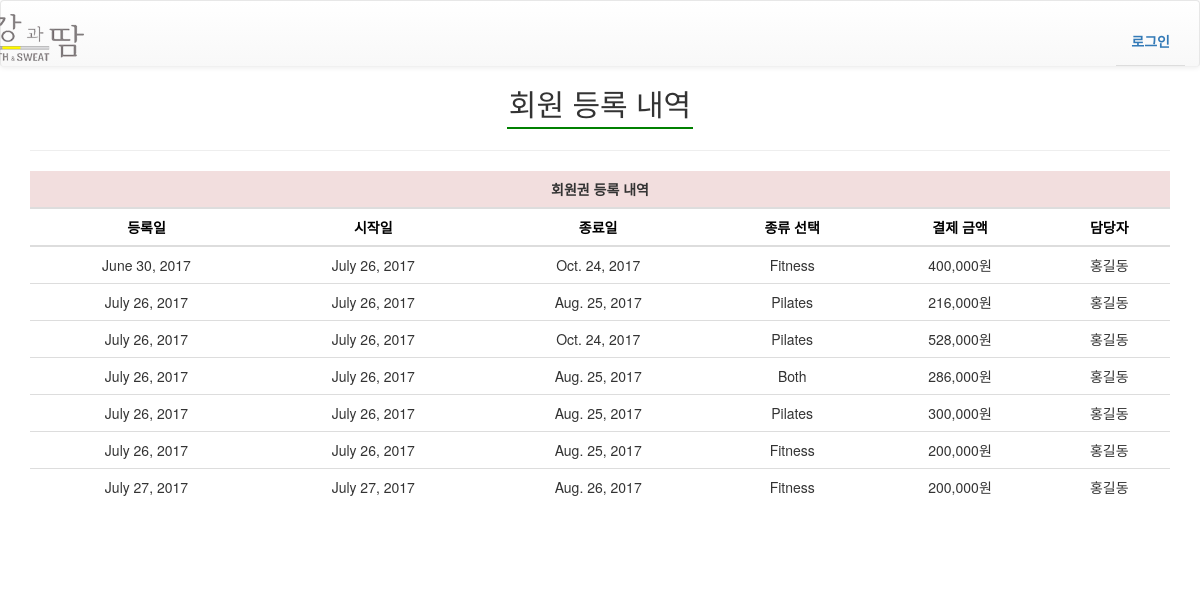
Screenshot of /member_list/member_history/4/ with the database file from the repository.
### staff/models.py (models this page shows)
class MembershipHistory(models.Model):
    user = models.ForeignKey(Member, null=True, verbose_name='회원', related_name='MembershipHistory') #Member
    division = models.CharField(max_length=12, default="신규", verbose_name='회원구분')
    birth = models.DateField(null=True,help_text='Ex) 1980-06-30',verbose_name='생년월일')
    phone_regex = RegexValidator(regex=r'^\d{2,3}-\d{3,4}-\d{4}$', message="휴대폰 양식으로 써주세요.")
    phone_num = models.CharField(validators=[phone_regex], max_length=32, null=True, help_text='Ex) 010-1234-1234',verbose_name='휴대번호')
    address = models.CharField(max_length=64,blank=True, null=True,verbose_name='주소')
    sex = models.CharField(max_length=12, verbose_name='성별',null=True)
    registered_date = models.DateField(blank=True, default=timezone.now, verbose_name='등록일')
    start_date = models.DateField(default=timezone.now, blank=True, verbose_name='시작일')
    end_date = models.DateField(blank=True, verbose_name='회원권종료일')
    staff = models.ForeignKey(settings.AUTH_USER_MODEL, null=True, related_name='history_members', on_delete=models.SET_NULL)
    type_choice = models.CharField(max_length=12,default='피트니스',verbose_name='종류선택')
    rating = models.CharField(max_length=12, default='Bronze',verbose_name='등급')
    period_fitness = models.CharField(max_length=12,null=True, blank=True,verbose_name='피트니스기간', help_text='피트니스를 선택하신분만 선택해주세요.')
    period_pilates = models.CharField(max_length=12, null=True, blank=True,verbose_name='필라테스기간', help_text='필라테스를 선택하신분만 선택해주세요.')
    period_both = models.CharField(max_length=12, null=True, blank=True, verbose_name="피트니스+필라테스기간")
    locker=models.CharField(max_length=12,blank=True,null=True,verbose_name='추가사항', help_text='락카를 쓰실 분만 선택해주세요. 헬스락카는 H, 골프락카는 G')
    locker_start_date = models.DateField(blank=True, null=True, verbose_name='락카 시작일')
    locker_end_date = models.DateField(blank=True, null=True, verbose_name='락카 종료일')
    cautions = models.CharField(max_length=128,blank=True,verbose_name='병력및주의사항')
    exercise_time = models.CharField(max_length=12, blank=True,verbose_name='운동시간대')
    visit_path = models.CharField(max_length=12, blank=True,verbose_name='방문경로')
    membership_amount = models.DecimalField(max_digits=10,decimal_places=0, default=0 ,verbose_name='회원권 금액')
    locker_amount = models.DecimalField(max_digits=10,decimal_places=0, default=0 ,verbose_name='락카 금액')
    payment_amount = models.DecimalField(max_digits=10,decimal_places=0, default=0 ,verbose_name='결제금액')
    payment_method = models.CharField(max_length=12,default='카드',verbose_name='결제방식')
    note = models.TextField(blank=True, null=True, verbose_name='비고란')

### authentication/models.py (models this page shows)
class User(AbstractUser):
    sex = models.CharField(max_length=12, verbose_name='성별',null=True)
    birth = models.DateField(null=True, blank=True)
    phone_num = models.CharField(max_length=32, null=True, help_text='Ex) 010-1234-1234',verbose_name='휴대번호')
    teamleader = models.BooleanField(blank=True, default=False, verbose_name='팀장 여부')
    basic_salary = models.DecimalField(max_digits=10, decimal_places=0, default=0 ,verbose_name='기본급')
    pilates_GX = models.CharField(max_length=32, blank=True, null=True, help_text='필라테스 gx정책',verbose_name='필라테스 GX정책')
    pilates_PT = models.CharField(max_length=32, blank=True, null=True, help_text='필라테스 PT정책',verbose_name='필라테스 PT정책')

### fitness/views.py (the view)
# urls.py: url(r'^member_list/member_history/(?P<member_id>\d+)/$', views.member_history, name='member_history'),
def member_history(request, member_id):
    order_by = request.GET.get('order_by', 'registered_date')
    member = Member.objects.get(id=member_id)
    Membership_History = MembershipHistory.objects.filter(user = member).order_by(order_by)
    PT_History = History.objects.filter(user=member)
    Pilates_History = Pil_History.objects.filter(user=member)
    context = {
        'Membership_History' : Membership_History,
        'PT_History' : PT_History,
        'Pilates_History' : Pilates_History,
    }
    return render(request, 'member_history.html', context)

### static/templates/member_history.html (shortened to what this page needs)
{% extends "navbar.html" %}
{% load humanize %}
{% block content %}
<h2 class="text-center"><span class="header">회원 등록 내역</span></h2>
<div class="container">
<hr/>
    <table class="table text-center">
        <thead>
            <tr>
                <th colspan="6" class="danger">회원권 등록 내역</th>
            </tr>
            <tr>
                <th><a class="order" href="?order_by=registered_date">등록일</a></th>
                <th><a class="order" href="?order_by=start_date">시작일</a></th>
                <th><a class="order" href="?order_by=end_date">종료일</a></th>
                <th><a class="order" href="?order_by=type_choice">종류 선택</a></th>
                <th><a class="order" href="?order_by=payment_amount">결제 금액</a></th>
                <th><a class="order" href="?order_by=staff">담당자</a></th>
            </tr>
        </thead>
        <tbody>
            {% load el_pagination_tags %}
            {% for m in Membership_History %}
            <tr>
                <td>{{ m.registered_date}}</td>
                <td>{{ m.start_date}}</td>
                <td>{{ m.end_date }}</td>
                <td>{{ m.type_choice}}</td>
                <td>{{ m.payment_amount |intcomma}}원</td>
                <td>{{ m.staff }}</td>
            </tr>
            {% endfor %}
        </tbody>
    </table>
        <div class='text-center' style='font-size: 11pt'>
        </div>
</div>
{% endblock %}

### static/css/main.css (style rules this page uses)
a, a:hover, a:active, a:focus, button:focus { outline: 0; border: 0; text-decoration: none; }
.header { padding:2px; border-bottom:2px solid green; }
.schedule-table tbody tr td:first-child .schedule-table tbody tr th:first-child, { width: 10px; }
.table th { text-align: center; }
.order { color:black; }

### rows the page displays
MembershipHistory: registered_date "June 30, 2017", start_date "July 26, 2017", end_date "Oct. 24, 2017", type_choice "Fitness", payment_amount "400,000", staff "홍길동"
MembershipHistory: registered_date "July 26, 2017", start_date "July 26, 2017", end_date "Aug. 25, 2017", type_choice "Pilates", payment_amount "216,000", staff "홍길동"
MembershipHistory: registered_date "July 26, 2017", start_date "July 26, 2017", end_date "Oct. 24, 2017", type_choice "Pilates", payment_amount "528,000", staff "홍길동"
MembershipHistory: registered_date "July 26, 2017", start_date "July 26, 2017", end_date "Aug. 25, 2017", type_choice "Both", payment_amount "286,000", staff "홍길동"
MembershipHistory: registered_date "July 26, 2017", start_date "July 26, 2017", end_date "Aug. 25, 2017", type_choice "Pilates", payment_amount "300,000", staff "홍길동"
MembershipHistory: registered_date "July 26, 2017", start_date "July 26, 2017", end_date "Aug. 25, 2017", type_choice "Fitness", payment_amount "200,000", staff "홍길동"
MembershipHistory: registered_date "July 27, 2017", start_date "July 27, 2017", end_date "Aug. 26, 2017", type_choice "Fitness", payment_amount "200,000", staff "홍길동"
